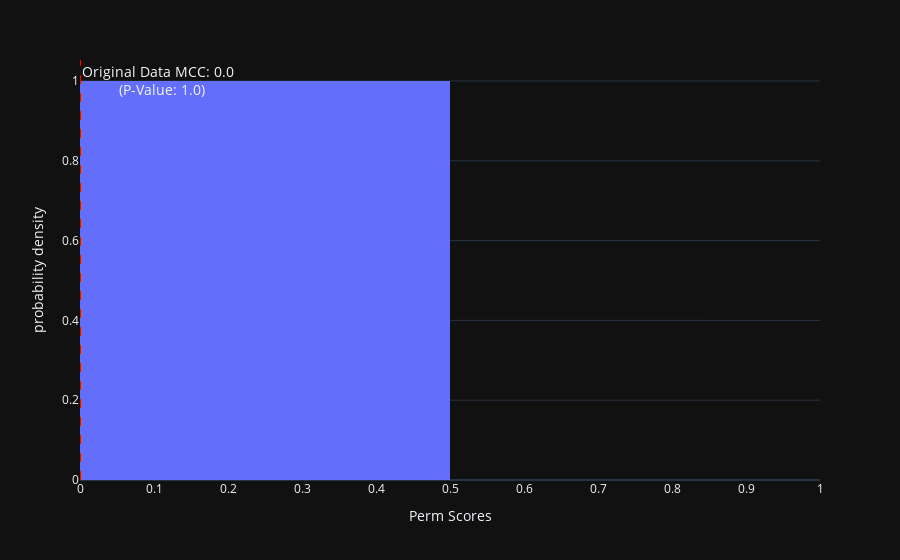

The notebook cell this image was saved under:
### Markdown cell above
### Permutation Testing

### Code cell
permutation_test_classification(optimised_lr, "optimised_lr")

### Figure 1 — Plotly figure (JSON) as saved in the notebook; plotly's stock layout.template omitted (floating-point values rounded to 4 significant figures)
{"data": [{"alignmentgroup": "True", "bingroup": "x", "histnorm": "probability density", "hovertemplate": "Perm Scores=%{x}<br>probability density=%{y}<extra></extra>", "legendgroup": "", "marker": {"color": "#636efa", "pattern": {"shape": ""}}, "name": "", "offsetgroup": "", "orientation": "v", "showlegend": false, "x": [0.0, 0.0, 0.0, 0.0, 0.0, 0.0, 0.0, 0.0, 0.0, 0.0, 0.0, 0.0, 0.0, 0.0, 0.0, 0.0, 0.0, 0.0, 0.0, 0.0, 0.0, 0.0, 0.0, 0.0, 0.0, 0.0, 0.0, 0.0, 0.0, 0.0, 0.0, 0.0, 0.0, 0.0, 0.0, 0.0, 0.0, 0.0, 0.0, 0.0, 0.0, 0.0, 0.0, 0.0, 0.0, 0.0, 0.0, 0.0, 0.0, 0.0, 0.0, 0.0, 0.0, 0.0, 0.0, 0.0, 0.0, 0.0, 0.0, 0.0, 0.0, 0.0, 0.0, 0.0, 0.0, 0.0, 0.0, 0.0, 0.0, 0.0, 0.0, 0.0, 0.0, 0.0, 0.0, 0.0, 0.0, 0.0, 0.0, 0.0, 0.0, 0.0, 0.0, 0.0, 0.0, 0.0, 0.0, 0.0, 0.0, 0.0, 0.0, 0.0, 0.0, 0.0, 0.0, 0.0, 0.0, 0.0, 0.0, 0.0], "xaxis": "x", "yaxis": "y", "type": "histogram"}], "layout": {"xaxis": {"anchor": "y", "domain": [0.0, 1.0], "title": {"text": "Perm Scores"}, "range": [0, 1], "dtick": 0.1}, "yaxis": {"anchor": "x", "domain": [0.0, 1.0], "title": {"text": "probability density"}}, "legend": {"tracegroupgap": 0}, "margin": {"t": 60}, "barmode": "relative", "shapes": [{"line": {"color": "firebrick", "dash": "dash"}, "type": "line", "x0": 0.0, "x1": 0.0, "xref": "x", "y0": 0, "y1": 1, "yref": "y domain"}], "annotations": [{"font": {"size": 14}, "showarrow": false, "text": "Original Data MCC: 0.0 <br> (P-Value: 1.0)", "x": 0.0, "xanchor": "left", "xref": "x", "y": 1, "yanchor": "top", "yref": "y domain"}]}}
